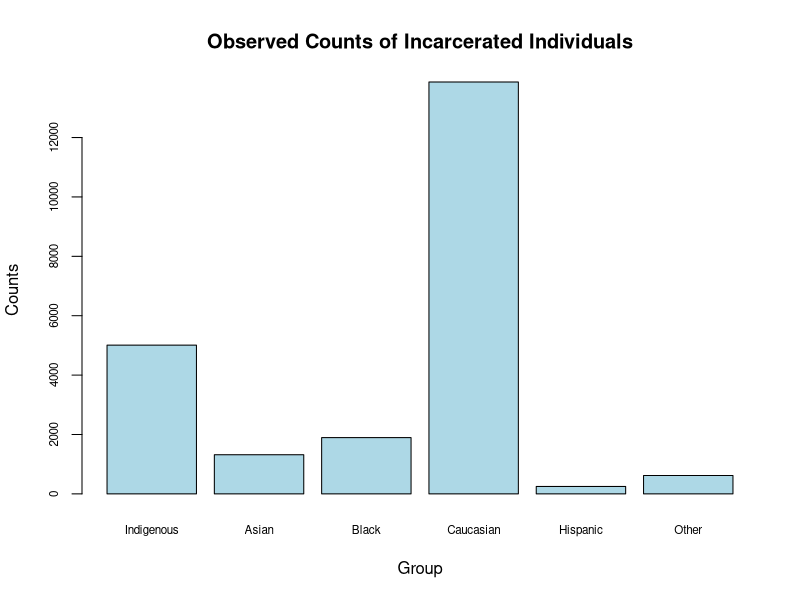
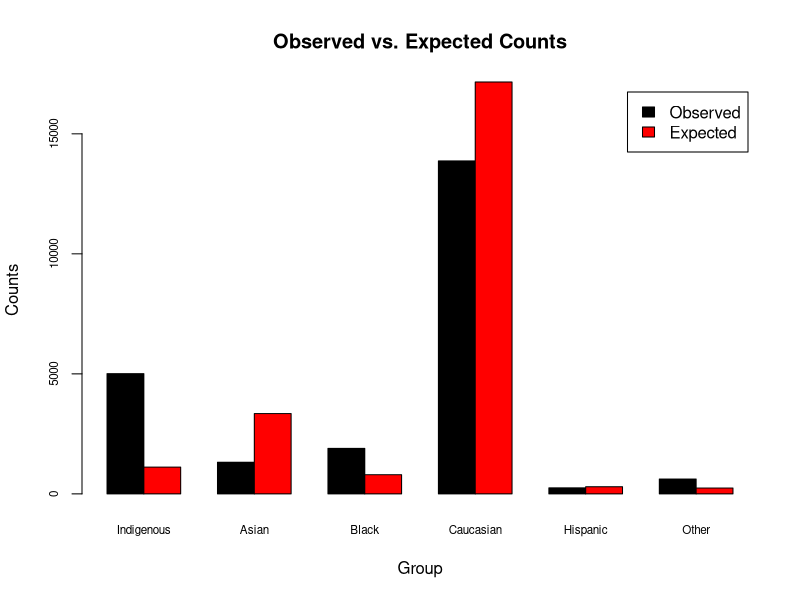
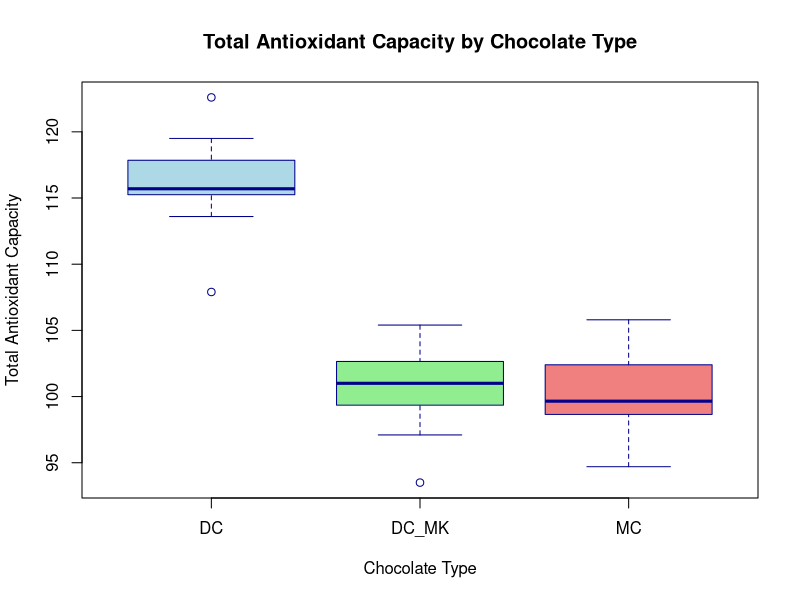

R code for these plots, in order:
## ---- chunk 1
prison <- read.csv(file='canada_incarceration.csv');
## ---- chunk 2
str(prison);
summary(prison);
## ---- chunk 3

incarcerated <- prison$Incarcerated;
population_proportion <- prison$Proportion_of_Pop
population_total <- sum(incarcerated) / sum(population_proportion)  


expected <- population_proportion * population_total

# barplot
barplot(incarcerated,
        names.arg = c("Indigenous", "Asian", "Black", "Caucasian", "Hispanic", "Other"),
        col = "lightblue", main = "Observed Counts of Incarcerated Individuals",
        ylab = "Counts", xlab = "Group",cex.axis = 0.7,cex.names = 0.7)


counts <- rbind(incarcerated, expected)
barplot(counts,
        beside = TRUE,
        names.arg = c("Indigenous", "Asian", "Black", "Caucasian", "Hispanic", "Other"),
        col = c("black", "red"),
        legend.text = c("Observed", "Expected"),
        main = "Observed vs. Expected Counts",
        ylab = "Counts", xlab = "Group",cex.axis = 0.7,cex.names = 0.7)

## ---- chunk 4
chisq_test <- chisq.test(x = prison$Incarcerated, p = prison$Proportion_of_Pop)
chisq_test

## ---- chunk 5
chocolate <- read.csv(file='chocolate_antioxidants.csv');
## ---- chunk 6
str(chocolate);
summary(chocolate);
## ---- chunk 7

library(tidyr)
chocolate_long <- pivot_longer(chocolate, cols = c("DC", "DC_MK", "MC"), 
                               names_to = "chocolate_type", values_to = "antioxidant_capacity")


boxplot(antioxidant_capacity ~ chocolate_type, data = chocolate_long,
        main = "Total Antioxidant Capacity by Chocolate Type", 
        xlab = "Chocolate Type", ylab = "Total Antioxidant Capacity",
        col = c("lightblue", "lightgreen", "lightcoral"), border = "darkblue")


## ---- chunk 8
anova_result <- aov(antioxidant_capacity ~ chocolate_type, data = chocolate_long)
summary(anova_result)

## ---- chunk 9

tukey <- TukeyHSD(anova_result)
tukey$chocolate_type;

